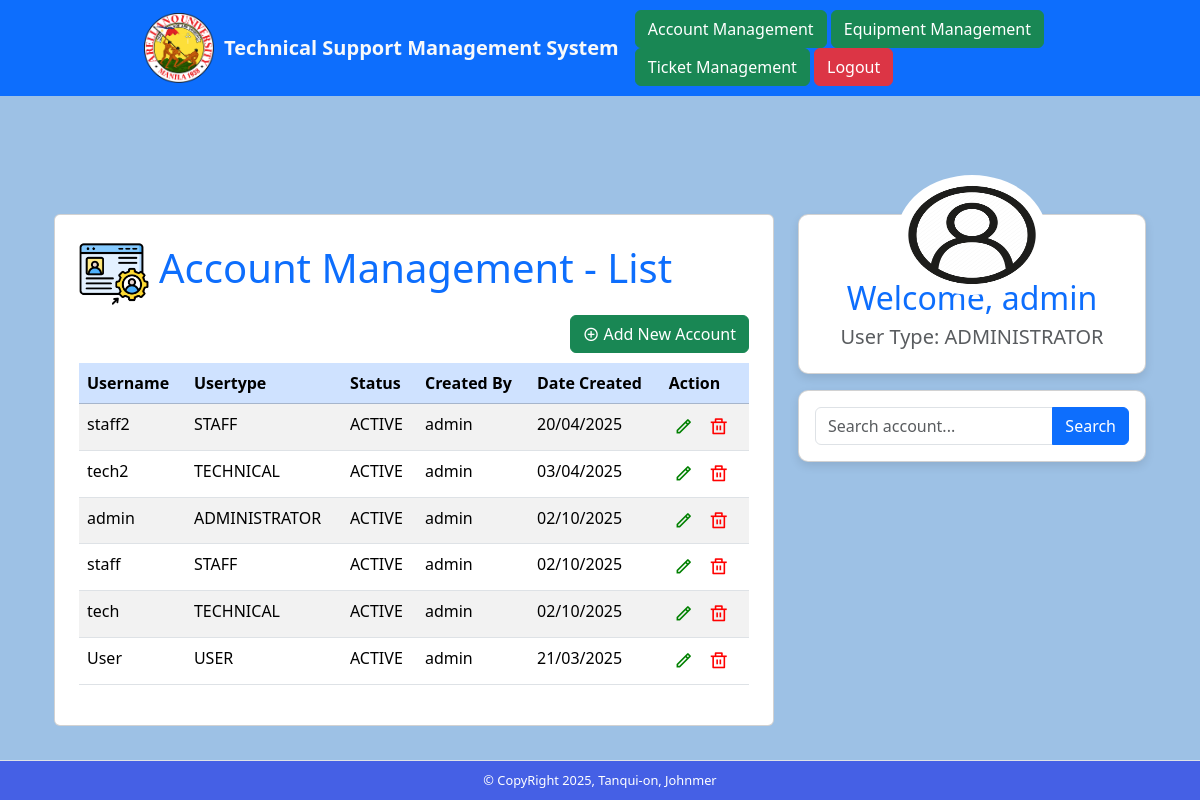
The app's page /accounts-management.php (signed in) with its own data.
### tables this page shows
CREATE TABLE `tblaccounts` (
  `username` varchar(50) NOT NULL,
  `password` varchar(50) NOT NULL,
  `usertype` varchar(20) NOT NULL,
  `status` varchar(20) NOT NULL,
  `createdby` varchar(50) NOT NULL,
  `datecreated` varchar(20) NOT NULL,
  `created_at` timestamp NOT NULL DEFAULT current_timestamp()
);

### accounts-management.php (the view, shortened to what this page needs)
<?php
require_once "config.php";
?>
<!DOCTYPE html>
<html lang="en">
<head>
    <link href="https://cdn.jsdelivr.net/npm/bootstrap@5.3.2/dist/css/bootstrap.min.css" rel="stylesheet">
    <link rel="stylesheet" href="styles.css">
    <link rel="stylesheet" href="https://cdnjs.cloudflare.com/ajax/libs/remixicon/4.6.0/remixicon.css">
</head>
<body>
<nav class="navbar navbar-expand-lg navbar-dark bg-primary">
    <div class="container d-flex justify-content-between align-items-center">
        <div class="d-flex align-items-center">
            <a href="index.php">
                <img src="picture/Arellano_University_logo.png" style="height:70px; margin-right: 10px;" alt="University Logo">
            </a>
            <a class="navbar-brand highlight" href="#">Technical Support Management System</a>
        </div>
        <div>
            <a href="accounts-management.php" class="btn btn-success">Account Management</a>
            <a href="equipment-management.php" class="btn btn-success">Equipment Management</a>
            <a href="tickets-management.php" class="btn btn-success">Ticket Management</a>
            <a href="logout.php" class="btn btn-danger">Logout</a>
        </div>
    </div>
</nav>
<main div class="container mt-5">
<div class="container mt-5">
    <div class="row" style="margin-top: 70px;">
        <div class="col-md-8">
            <div class="card p-4">
                <div class="d-flex">
                    <img src="picture/Account-logo.png" alt="Account Logo" class="equipment-logo" style="height: 70px;">
                    <h4 class="text-primary">Account Management - List</h4>
                </div>
                <div style="display: flex; justify-content: flex-end; margin-bottom: 10px;">
                    <a href="create-account.php" class="btn btn-success">
                        <i class="ri-add-circle-line"></i> Add New Account
                    </a>
                </div>
                <?php
                function buildtable($result){
                    if(mysqli_num_rows($result) > 0) {
                        echo "<table class='table table-striped'>";
                        echo '<thead class="table-primary">
                                <tr>
                                    <th>Username</th>
                                    <th>Usertype</th>
                                    <th>Status</th>
                                    <th>Created By</th>
                                    <th>Date Created</th>
                                    <th>Action</th>
                                </tr>
                              </thead>
                              <tbody>';
                        while($row = mysqli_fetch_array($result)) {
                            echo "<tr>";
                            echo "<td>" . $row['username'] . "</td>";
                            echo "<td>" . $row['usertype'] . "</td>";
                            echo "<td>" . $row['status'] . "</td>";
                            echo "<td>" . $row['createdby'] . "</td>";
                            echo "<td>" . $row['datecreated'] . "</td>";
                            echo "<td>";
                            echo "<a href='update-account.php?username=" . $row['username'] . "'
                            class='edit-icon'
                            onmouseover='this.style.backgroundColor = \"green\"; this.style.color = \"white\";'
                            onmouseout='this.style.backgroundColor = \"transparent\"; this.style.color = \"green\";'
                            style='font-size: 1.2rem; text-decoration: none; color: green; background-color: transparent; padding: 5px; border-radius: 4px; transition: background-color 0.3s, color 0.3s;'
                            title='Edit'>
                            <i class='ri-pencil-line'></i>
                            </a>";
                            echo "<a href='#'
                            class='delete-icon'
                            data-bs-toggle='modal'
                            data-bs-target='#confirmDeleteModal'
                            onclick='setDeleteUser(\"" . $row['username'] . "\")'
                            onmouseover='this.style.backgroundColor = \"red\"; this.style.color = \"white\";'
                            onmouseout='this.style.backgroundColor = \"transparent\"; this.style.color = \"red\";'
                            style='font-size: 1.2rem; text-decoration: none; color: red; background-color: transparent; padding: 5px; border-radius: 4px; transition: background-color 0.3s, color 0.3s;'
                            title='Delete'>
                            <i class='ri-delete-bin-line'></i>
                            </a>";
                            echo "</td>";
                            echo "</tr>";
                        }
                        echo "</tbody></table>";
                    } else {
                        echo "<div class='alert alert-warning text-center'>No records found</div>";
                    }
                }
                if(isset($_POST['btnsearch'])) {
                    $sql = "SELECT * FROM tblaccounts WHERE username LIKE ? OR usertype LIKE ? ORDER BY created_at DESC";
                    if($stmt = mysqli_prepare($link, $sql)) {
                        $searchvalue = '%' . $_POST['txtsearch'] . '%';
                        mysqli_stmt_bind_param($stmt, "ss", $searchvalue, $searchvalue);
                        if(mysqli_stmt_execute($stmt)) {
                            $result = mysqli_stmt_get_result($stmt);
                            buildtable($result);
                        }
                    }
                } else {
                    $sql = "SELECT * FROM tblaccounts ORDER BY created_at DESC";
                    if($stmt = mysqli_prepare($link, $sql)) {
                        if(mysqli_stmt_execute($stmt)) {
                            $result = mysqli_stmt_get_result($stmt);
                            buildtable($result);
                        }
                    }
                }
                ?>
            </div>
        </div>
        <div class="col-md-4">
            <div class="card card-custom p-3 text-center">
                <img src="picture/acc_icon.png" alt="User Icon" class="user-icon">
                <h2 class="text-primary mt-5">Welcome, <?= $_SESSION['username'] ?></h2>
                <h5 class="text-muted">User Type: <?= $_SESSION['usertype'] ?></h5>
            </div>
            <div class="card card-custom p-3 mt-3">
                <form action="<?= htmlspecialchars($_SERVER['PHP_SELF']); ?>" method="POST">
                    <div class="input-group">
                        <input type="text" name="txtsearch" class="form-control" placeholder="Search account...">
                        <button type="submit" name="btnsearch" class="btn btn-primary">Search</button>
                    </div>
                </form>
            </div>
        </div>
    </div>
</div>
</main>
<footer class="custom-footer text-center border-top">
  &copy; CopyRight 2025, Tanqui-on, Johnmer
</footer>
</body>
</html>

### styles.css (style rules this page uses)
body { background-color: rgba(81, 145, 209, 0.56); }
thead { background-color: rgba(81, 145, 209, 0.56) ; }
.navbar { padding: 10px 15px; }
.navbar .container { max-width: 80%; }
.card-custom { background: #fff; padding: 20px; border-radius: 10px; box-shadow: 0 4px 10px rgba(0, 0, 0, 0.1); position: relative; text-align: center; }
.user-icon { width: 150px; height: 120px; position: absolute; top: -40px; left: 50%; transform: translateX(-50%); border-radius: 50%; background: white; padding: 10px; }
th { background-color: #007bff; color: white; }
.navbar-brand { font-size: 20px; }
h4 { font-size: 40px; padding: 5px 10px 15px 10px; }
.highlight { font-weight: bold; color: #f8f9fa; }
html, body { height: 100%; margin: 0; display: flex; flex-direction: column; }
main { flex: 1; }
.custom-footer { background-color:rgb(69, 96, 229); color: #fff; padding: 10px 0; font-size: 0.8rem; }

### records on screen
tblaccounts: username "staff2", usertype "STAFF", status "ACTIVE", createdby "admin", datecreated "20/04/2025"
tblaccounts: username "tech2", usertype "TECHNICAL", status "ACTIVE", createdby "admin", datecreated "03/04/2025"
tblaccounts: username "admin", usertype "ADMINISTRATOR", status "ACTIVE", createdby "admin", datecreated "02/10/2025"
tblaccounts: username "staff", usertype "STAFF", status "ACTIVE", createdby "admin", datecreated "02/10/2025"
tblaccounts: username "tech", usertype "TECHNICAL", status "ACTIVE", createdby "admin", datecreated "02/10/2025"
tblaccounts: username "User", usertype "USER", status "ACTIVE", createdby "admin", datecreated "21/03/2025"

### other values on screen
$_SESSION['username'] "admin"
$_SESSION['usertype'] "ADMINISTRATOR"
